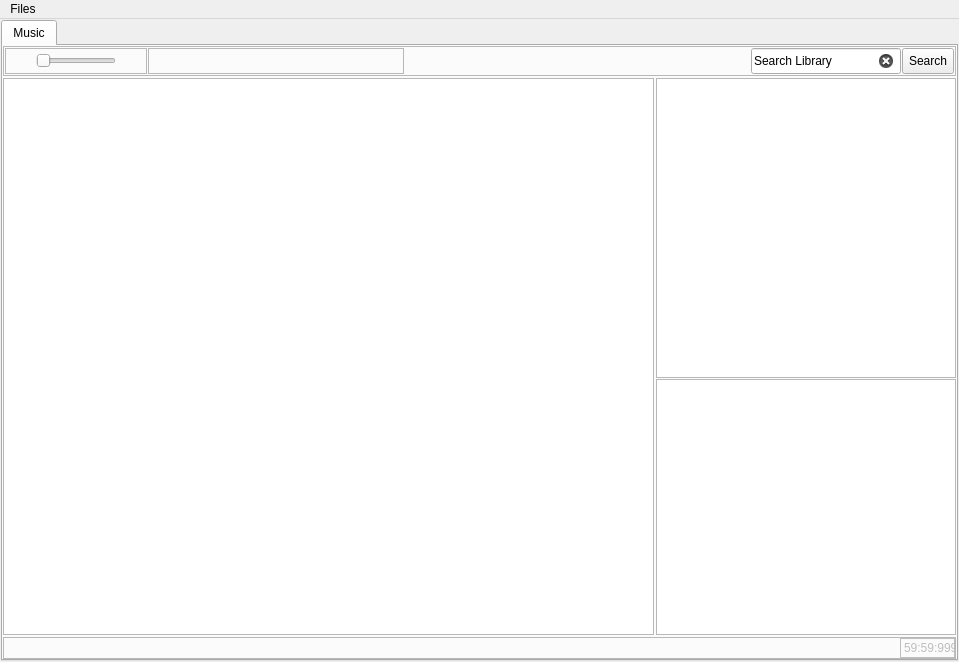
<?xml version="1.0" encoding="UTF-8"?>
<ui version="4.0">
 <class>MainWindow</class>
 <widget class="QMainWindow" name="MainWindow">
  <property name="geometry">
   <rect>
    <x>0</x>
    <y>0</y>
    <width>959</width>
    <height>662</height>
   </rect>
  </property>
  <property name="minimumSize">
   <size>
    <width>945</width>
    <height>662</height>
   </size>
  </property>
  <property name="windowTitle">
   <string>MainWindow</string>
  </property>
  <widget class="QWidget" name="centralwidget">
   <layout class="QGridLayout" name="gridLayout_2">
    <property name="leftMargin">
     <number>1</number>
    </property>
    <property name="topMargin">
     <number>1</number>
    </property>
    <property name="rightMargin">
     <number>1</number>
    </property>
    <property name="bottomMargin">
     <number>1</number>
    </property>
    <property name="spacing">
     <number>1</number>
    </property>
    <item row="0" column="0">
     <layout class="QGridLayout" name="gridLayout">
      <property name="spacing">
       <number>0</number>
      </property>
      <item row="0" column="1">
       <widget class="QTabWidget" name="tabWidget">
        <property name="sizePolicy">
         <sizepolicy hsizetype="Minimum" vsizetype="Minimum">
          <horstretch>0</horstretch>
          <verstretch>0</verstretch>
         </sizepolicy>
        </property>
        <property name="minimumSize">
         <size>
          <width>900</width>
          <height>600</height>
         </size>
        </property>
        <property name="styleSheet">
         <string notr="true"/>
        </property>
        <property name="tabPosition">
         <enum>QTabWidget::North</enum>
        </property>
        <property name="tabShape">
         <enum>QTabWidget::Rounded</enum>
        </property>
        <property name="currentIndex">
         <number>0</number>
        </property>
        <property name="elideMode">
         <enum>Qt::ElideLeft</enum>
        </property>
        <widget class="QWidget" name="music">
         <attribute name="title">
          <string>Music</string>
         </attribute>
         <layout class="QGridLayout" name="gridLayout_3">
          <property name="leftMargin">
           <number>0</number>
          </property>
          <property name="topMargin">
           <number>0</number>
          </property>
          <property name="rightMargin">
           <number>0</number>
          </property>
          <property name="bottomMargin">
           <number>0</number>
          </property>
          <property name="spacing">
           <number>2</number>
          </property>
          <item row="2" column="0">
           <layout class="QGridLayout" name="gridLayout_4">
            <property name="spacing">
             <number>2</number>
            </property>
            <item row="0" column="1">
             <widget class="QTableView" name="tableView_music">
              <property name="font">
               <font>
                <pointsize>8</pointsize>
               </font>
              </property>
              <property name="frameShadow">
               <enum>QFrame::Plain</enum>
              </property>
              <property name="editTriggers">
               <set>QAbstractItemView::NoEditTriggers</set>
              </property>
              <property name="showDropIndicator" stdset="0">
               <bool>false</bool>
              </property>
              <property name="dragEnabled">
               <bool>false</bool>
              </property>
              <property name="dragDropOverwriteMode">
               <bool>false</bool>
              </property>
              <property name="dragDropMode">
               <enum>QAbstractItemView::NoDragDrop</enum>
              </property>
              <property name="alternatingRowColors">
               <bool>true</bool>
              </property>
              <property name="selectionMode">
               <enum>QAbstractItemView::SingleSelection</enum>
              </property>
              <property name="selectionBehavior">
               <enum>QAbstractItemView::SelectRows</enum>
              </property>
              <property name="showGrid">
               <bool>true</bool>
              </property>
              <property name="gridStyle">
               <enum>Qt::NoPen</enum>
              </property>
              <property name="sortingEnabled">
               <bool>true</bool>
              </property>
              <property name="wordWrap">
               <bool>false</bool>
              </property>
              <property name="cornerButtonEnabled">
               <bool>false</bool>
              </property>
              <attribute name="verticalHeaderCascadingSectionResizes">
               <bool>true</bool>
              </attribute>
              <attribute name="verticalHeaderDefaultSectionSize">
               <number>0</number>
              </attribute>
             </widget>
            </item>
            <item row="0" column="2">
             <widget class="QFrame" name="side_layout_frame">
              <layout class="QVBoxLayout" name="verticalLayout_2">
               <property name="spacing">
                <number>1</number>
               </property>
               <property name="leftMargin">
                <number>0</number>
               </property>
               <property name="topMargin">
                <number>0</number>
               </property>
               <property name="rightMargin">
                <number>0</number>
               </property>
               <property name="bottomMargin">
                <number>0</number>
               </property>
               <item>
                <layout class="QHBoxLayout" name="horizontalLayout">
                 <property name="spacing">
                  <number>0</number>
                 </property>
                 <property name="sizeConstraint">
                  <enum>QLayout::SetMinimumSize</enum>
                 </property>
                 <item>
                  <widget class="QGraphicsView" name="graphicsView">
                   <property name="sizePolicy">
                    <sizepolicy hsizetype="Maximum" vsizetype="Maximum">
                     <horstretch>0</horstretch>
                     <verstretch>0</verstretch>
                    </sizepolicy>
                   </property>
                   <property name="minimumSize">
                    <size>
                     <width>300</width>
                     <height>300</height>
                    </size>
                   </property>
                   <property name="maximumSize">
                    <size>
                     <width>450</width>
                     <height>450</height>
                    </size>
                   </property>
                   <property name="sizeIncrement">
                    <size>
                     <width>2</width>
                     <height>2</height>
                    </size>
                   </property>
                  </widget>
                 </item>
                </layout>
               </item>
               <item>
                <layout class="QHBoxLayout" name="horizontalLayout_2">
                 <item>
                  <widget class="QListView" name="listView">
                   <property name="sizePolicy">
                    <sizepolicy hsizetype="Fixed" vsizetype="Expanding">
                     <horstretch>0</horstretch>
                     <verstretch>0</verstretch>
                    </sizepolicy>
                   </property>
                   <property name="maximumSize">
                    <size>
                     <width>300</width>
                     <height>16777215</height>
                    </size>
                   </property>
                  </widget>
                 </item>
                </layout>
               </item>
              </layout>
             </widget>
            </item>
           </layout>
          </item>
          <item row="0" column="0">
           <widget class="QFrame" name="top_control_frame">
            <property name="frameShape">
             <enum>QFrame::StyledPanel</enum>
            </property>
            <layout class="QGridLayout" name="top_control_grid">
             <property name="sizeConstraint">
              <enum>QLayout::SetMinimumSize</enum>
             </property>
             <property name="leftMargin">
              <number>1</number>
             </property>
             <property name="topMargin">
              <number>1</number>
             </property>
             <property name="rightMargin">
              <number>1</number>
             </property>
             <property name="bottomMargin">
              <number>1</number>
             </property>
             <property name="spacing">
              <number>1</number>
             </property>
             <item row="0" column="7">
              <widget class="QToolButton" name="toolButton">
               <property name="minimumSize">
                <size>
                 <width>0</width>
                 <height>26</height>
                </size>
               </property>
               <property name="font">
                <font>
                 <pointsize>9</pointsize>
                </font>
               </property>
               <property name="text">
                <string>Search</string>
               </property>
               <property name="shortcut">
                <string>Return</string>
               </property>
               <property name="checkable">
                <bool>false</bool>
               </property>
               <property name="autoRaise">
                <bool>false</bool>
               </property>
              </widget>
             </item>
             <item row="0" column="4">
              <spacer name="horizontalSpacer_2">
               <property name="orientation">
                <enum>Qt::Horizontal</enum>
               </property>
               <property name="sizeHint" stdset="0">
                <size>
                 <width>40</width>
                 <height>20</height>
                </size>
               </property>
              </spacer>
             </item>
             <item row="0" column="2">
              <widget class="QFrame" name="control_button_frame">
               <property name="frameShape">
                <enum>QFrame::StyledPanel</enum>
               </property>
               <layout class="QHBoxLayout" name="Buttons_2" stretch="0,0,0,0,0,0,0,0">
                <property name="spacing">
                 <number>2</number>
                </property>
                <property name="sizeConstraint">
                 <enum>QLayout::SetMinimumSize</enum>
                </property>
                <property name="leftMargin">
                 <number>0</number>
                </property>
                <property name="topMargin">
                 <number>0</number>
                </property>
                <property name="rightMargin">
                 <number>0</number>
                </property>
                <property name="bottomMargin">
                 <number>0</number>
                </property>
                <item>
                 <widget class="QPushButton" name="skip_back">
                  <property name="sizePolicy">
                   <sizepolicy hsizetype="Fixed" vsizetype="Fixed">
                    <horstretch>0</horstretch>
                    <verstretch>0</verstretch>
                   </sizepolicy>
                  </property>
                  <property name="maximumSize">
                   <size>
                    <width>30</width>
                    <height>75</height>
                   </size>
                  </property>
                  <property name="baseSize">
                   <size>
                    <width>30</width>
                    <height>75</height>
                   </size>
                  </property>
                  <property name="text">
                   <string/>
                  </property>
                  <property name="icon">
                   <iconset resource="resources/icons/icons.qrc">
                    <normaloff>:/icons/noun_rewind_1939969.svg</normaloff>:/icons/noun_rewind_1939969.svg</iconset>
                  </property>
                  <property name="flat">
                   <bool>true</bool>
                  </property>
                 </widget>
                </item>
                <item>
                 <widget class="QPushButton" name="skip_track_back">
                  <property name="sizePolicy">
                   <sizepolicy hsizetype="Fixed" vsizetype="Fixed">
                    <horstretch>0</horstretch>
                    <verstretch>0</verstretch>
                   </sizepolicy>
                  </property>
                  <property name="maximumSize">
                   <size>
                    <width>30</width>
                    <height>75</height>
                   </size>
                  </property>
                  <property name="baseSize">
                   <size>
                    <width>30</width>
                    <height>75</height>
                   </size>
                  </property>
                  <property name="text">
                   <string/>
                  </property>
                  <property name="icon">
                   <iconset resource="resources/icons/icons.qrc">
                    <normaloff>:/icons/noun_previous_1939964.svg</normaloff>:/icons/noun_previous_1939964.svg</iconset>
                  </property>
                  <property name="flat">
                   <bool>true</bool>
                  </property>
                 </widget>
                </item>
                <item>
                 <widget class="QPushButton" name="stop">
                  <property name="sizePolicy">
                   <sizepolicy hsizetype="Fixed" vsizetype="Fixed">
                    <horstretch>0</horstretch>
                    <verstretch>0</verstretch>
                   </sizepolicy>
                  </property>
                  <property name="maximumSize">
                   <size>
                    <width>30</width>
                    <height>75</height>
                   </size>
                  </property>
                  <property name="baseSize">
                   <size>
                    <width>30</width>
                    <height>75</height>
                   </size>
                  </property>
                  <property name="text">
                   <string/>
                  </property>
                  <property name="icon">
                   <iconset>
                    <normaloff>resources/icons/noun_Stop_219790.svg</normaloff>resources/icons/noun_Stop_219790.svg</iconset>
                  </property>
                  <property name="flat">
                   <bool>true</bool>
                  </property>
                 </widget>
                </item>
                <item>
                 <widget class="QPushButton" name="play_button">
                  <property name="sizePolicy">
                   <sizepolicy hsizetype="Fixed" vsizetype="Fixed">
                    <horstretch>0</horstretch>
                    <verstretch>0</verstretch>
                   </sizepolicy>
                  </property>
                  <property name="maximumSize">
                   <size>
                    <width>30</width>
                    <height>75</height>
                   </size>
                  </property>
                  <property name="baseSize">
                   <size>
                    <width>30</width>
                    <height>75</height>
                   </size>
                  </property>
                  <property name="text">
                   <string/>
                  </property>
                  <property name="icon">
                   <iconset>
                    <normaloff>resources/icons/noun_play_1939965.svg</normaloff>resources/icons/noun_play_1939965.svg</iconset>
                  </property>
                  <property name="default">
                   <bool>false</bool>
                  </property>
                  <property name="flat">
                   <bool>true</bool>
                  </property>
                 </widget>
                </item>
                <item>
                 <widget class="QPushButton" name="pause">
                  <property name="sizePolicy">
                   <sizepolicy hsizetype="Fixed" vsizetype="Fixed">
                    <horstretch>0</horstretch>
                    <verstretch>0</verstretch>
                   </sizepolicy>
                  </property>
                  <property name="maximumSize">
                   <size>
                    <width>30</width>
                    <height>75</height>
                   </size>
                  </property>
                  <property name="baseSize">
                   <size>
                    <width>30</width>
                    <height>75</height>
                   </size>
                  </property>
                  <property name="text">
                   <string/>
                  </property>
                  <property name="icon">
                   <iconset resource="resources/icons/icons.qrc">
                    <normaloff>:/icons/noun_pause_1939967.svg</normaloff>:/icons/noun_pause_1939967.svg</iconset>
                  </property>
                  <property name="flat">
                   <bool>true</bool>
                  </property>
                 </widget>
                </item>
                <item>
                 <widget class="QPushButton" name="skip_track_fwd">
                  <property name="sizePolicy">
                   <sizepolicy hsizetype="Fixed" vsizetype="Fixed">
                    <horstretch>0</horstretch>
                    <verstretch>0</verstretch>
                   </sizepolicy>
                  </property>
                  <property name="maximumSize">
                   <size>
                    <width>30</width>
                    <height>75</height>
                   </size>
                  </property>
                  <property name="baseSize">
                   <size>
                    <width>30</width>
                    <height>75</height>
                   </size>
                  </property>
                  <property name="text">
                   <string/>
                  </property>
                  <property name="icon">
                   <iconset resource="resources/icons/icons.qrc">
                    <normaloff>:/icons/noun_Next_1939966.svg</normaloff>:/icons/noun_Next_1939966.svg</iconset>
                  </property>
                  <property name="flat">
                   <bool>true</bool>
                  </property>
                 </widget>
                </item>
                <item>
                 <widget class="QPushButton" name="skip_ford">
                  <property name="sizePolicy">
                   <sizepolicy hsizetype="Fixed" vsizetype="Fixed">
                    <horstretch>0</horstretch>
                    <verstretch>0</verstretch>
                   </sizepolicy>
                  </property>
                  <property name="maximumSize">
                   <size>
                    <width>30</width>
                    <height>75</height>
                   </size>
                  </property>
                  <property name="baseSize">
                   <size>
                    <width>30</width>
                    <height>75</height>
                   </size>
                  </property>
                  <property name="text">
                   <string/>
                  </property>
                  <property name="icon">
                   <iconset resource="resources/icons/icons.qrc">
                    <normaloff>:/icons/noun_forward_1939968.svg</normaloff>:/icons/noun_forward_1939968.svg</iconset>
                  </property>
                  <property name="flat">
                   <bool>true</bool>
                  </property>
                 </widget>
                </item>
                <item>
                 <widget class="QPushButton" name="shuffle_btn">
                  <property name="sizePolicy">
                   <sizepolicy hsizetype="Fixed" vsizetype="Fixed">
                    <horstretch>0</horstretch>
                    <verstretch>0</verstretch>
                   </sizepolicy>
                  </property>
                  <property name="maximumSize">
                   <size>
                    <width>30</width>
                    <height>75</height>
                   </size>
                  </property>
                  <property name="baseSize">
                   <size>
                    <width>30</width>
                    <height>75</height>
                   </size>
                  </property>
                  <property name="text">
                   <string/>
                  </property>
                  <property name="icon">
                   <iconset resource="resources/icons/icons.qrc">
                    <normaloff>:/icons/noun_Shuffle_1939972.svg</normaloff>:/icons/noun_Shuffle_1939972.svg</iconset>
                  </property>
                  <property name="flat">
                   <bool>true</bool>
                  </property>
                 </widget>
                </item>
               </layout>
              </widget>
             </item>
             <item row="0" column="1">
              <widget class="QFrame" name="volume_control_frame">
               <property name="frameShape">
                <enum>QFrame::StyledPanel</enum>
               </property>
               <layout class="QHBoxLayout" name="horizontalLayout_3">
                <property name="spacing">
                 <number>0</number>
                </property>
                <property name="leftMargin">
                 <number>0</number>
                </property>
                <property name="topMargin">
                 <number>0</number>
                </property>
                <property name="rightMargin">
                 <number>0</number>
                </property>
                <property name="bottomMargin">
                 <number>0</number>
                </property>
                <item>
                 <widget class="QPushButton" name="mute_btn">
                  <property name="sizePolicy">
                   <sizepolicy hsizetype="Fixed" vsizetype="Fixed">
                    <horstretch>0</horstretch>
                    <verstretch>0</verstretch>
                   </sizepolicy>
                  </property>
                  <property name="maximumSize">
                   <size>
                    <width>30</width>
                    <height>75</height>
                   </size>
                  </property>
                  <property name="baseSize">
                   <size>
                    <width>30</width>
                    <height>75</height>
                   </size>
                  </property>
                  <property name="text">
                   <string/>
                  </property>
                  <property name="icon">
                   <iconset resource="resources/icons/icons.qrc">
                    <normaloff>:/icons/noun_Mute_1939974.svg</normaloff>:/icons/noun_Mute_1939974.svg</iconset>
                  </property>
                  <property name="flat">
                   <bool>true</bool>
                  </property>
                 </widget>
                </item>
                <item>
                 <widget class="QSlider" name="horizontalSlider">
                  <property name="sizePolicy">
                   <sizepolicy hsizetype="Fixed" vsizetype="Fixed">
                    <horstretch>0</horstretch>
                    <verstretch>0</verstretch>
                   </sizepolicy>
                  </property>
                  <property name="maximumSize">
                   <size>
                    <width>80</width>
                    <height>16777215</height>
                   </size>
                  </property>
                  <property name="pageStep">
                   <number>5</number>
                  </property>
                  <property name="sliderPosition">
                   <number>0</number>
                  </property>
                  <property name="orientation">
                   <enum>Qt::Horizontal</enum>
                  </property>
                  <property name="invertedAppearance">
                   <bool>false</bool>
                  </property>
                  <property name="invertedControls">
                   <bool>false</bool>
                  </property>
                 </widget>
                </item>
                <item>
                 <widget class="QPushButton" name="volume_btn">
                  <property name="sizePolicy">
                   <sizepolicy hsizetype="Fixed" vsizetype="Fixed">
                    <horstretch>0</horstretch>
                    <verstretch>0</verstretch>
                   </sizepolicy>
                  </property>
                  <property name="maximumSize">
                   <size>
                    <width>30</width>
                    <height>75</height>
                   </size>
                  </property>
                  <property name="baseSize">
                   <size>
                    <width>30</width>
                    <height>75</height>
                   </size>
                  </property>
                  <property name="text">
                   <string/>
                  </property>
                  <property name="icon">
                   <iconset resource="resources/icons/icons.qrc">
                    <normaloff>:/icons/noun_Sound_1939979.svg</normaloff>:/icons/noun_Sound_1939979.svg</iconset>
                  </property>
                  <property name="flat">
                   <bool>true</bool>
                  </property>
                 </widget>
                </item>
               </layout>
              </widget>
             </item>
             <item row="0" column="6">
              <widget class="QLineEdit" name="lineEdit">
               <property name="minimumSize">
                <size>
                 <width>0</width>
                 <height>26</height>
                </size>
               </property>
               <property name="maximumSize">
                <size>
                 <width>150</width>
                 <height>16777215</height>
                </size>
               </property>
               <property name="baseSize">
                <size>
                 <width>0</width>
                 <height>22</height>
                </size>
               </property>
               <property name="text">
                <string>Search Library</string>
               </property>
               <property name="maxLength">
                <number>50</number>
               </property>
               <property name="clearButtonEnabled">
                <bool>true</bool>
               </property>
              </widget>
             </item>
            </layout>
           </widget>
          </item>
          <item row="3" column="0">
           <widget class="QFrame" name="bottom_control_fraME">
            <property name="frameShape">
             <enum>QFrame::StyledPanel</enum>
            </property>
            <layout class="QHBoxLayout" name="horizontal_player_control">
             <property name="spacing">
              <number>2</number>
             </property>
             <property name="leftMargin">
              <number>0</number>
             </property>
             <property name="topMargin">
              <number>0</number>
             </property>
             <property name="rightMargin">
              <number>0</number>
             </property>
             <property name="bottomMargin">
              <number>0</number>
             </property>
             <item>
              <spacer name="horizontalSpacer">
               <property name="orientation">
                <enum>Qt::Horizontal</enum>
               </property>
               <property name="sizeHint" stdset="0">
                <size>
                 <width>40</width>
                 <height>20</height>
                </size>
               </property>
              </spacer>
             </item>
             <item>
              <widget class="QLabel" name="time_dial">
               <property name="enabled">
                <bool>false</bool>
               </property>
               <property name="sizePolicy">
                <sizepolicy hsizetype="Expanding" vsizetype="Preferred">
                 <horstretch>0</horstretch>
                 <verstretch>0</verstretch>
                </sizepolicy>
               </property>
               <property name="maximumSize">
                <size>
                 <width>55</width>
                 <height>16777215</height>
                </size>
               </property>
               <property name="frameShape">
                <enum>QFrame::Box</enum>
               </property>
               <property name="text">
                <string>59:59:999</string>
               </property>
              </widget>
             </item>
            </layout>
           </widget>
          </item>
         </layout>
        </widget>
       </widget>
      </item>
     </layout>
    </item>
   </layout>
  </widget>
  <widget class="QMenuBar" name="menubar">
   <property name="geometry">
    <rect>
     <x>0</x>
     <y>0</y>
     <width>959</width>
     <height>21</height>
    </rect>
   </property>
   <property name="defaultUp">
    <bool>false</bool>
   </property>
   <widget class="QMenu" name="menuFiles">
    <property name="tearOffEnabled">
     <bool>false</bool>
    </property>
    <property name="title">
     <string>Files</string>
    </property>
    <property name="separatorsCollapsible">
     <bool>false</bool>
    </property>
    <addaction name="actionAdd_Files_to_librayr"/>
    <addaction name="actionSettings"/>
    <addaction name="actionRescan"/>
   </widget>
   <addaction name="menuFiles"/>
  </widget>
  <action name="actionAdd_Files_to_librayr">
   <property name="checkable">
    <bool>false</bool>
   </property>
   <property name="text">
    <string>Add Files to library</string>
   </property>
   <property name="shortcut">
    <string>Ins</string>
   </property>
  </action>
  <action name="actionSettings">
   <property name="text">
    <string>Settings</string>
   </property>
  </action>
  <action name="actionRescan">
   <property name="text">
    <string>Rescan</string>
   </property>
   <property name="shortcut">
    <string>Ctrl+S</string>
   </property>
  </action>
 </widget>
 <resources>
  <include location="resources/icons/icons.qrc"/>
 </resources>
 <connections/>
</ui>
